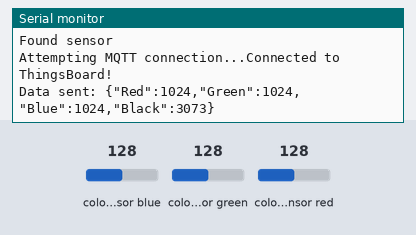
A sketch run on a simulated ESP32. On the bench: the last lines printed to the serial monitor. The inputs (shaded band) are chosen by the test bench; at power-on: colour sensor blue 128, colour sensor green 128, colour sensor red 128. WiFi joins after 1.5 s; servers stay silent unless stated; no MQTT or app messages arrive unless stated.

Above: at 2.7 s.
2.8 s: colour sensor blue set to 5
At 3.6 s:
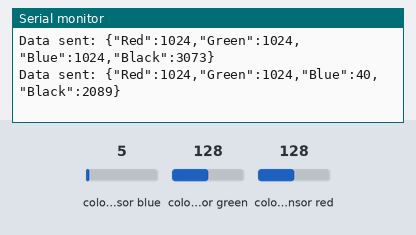
4.5 s: colour sensor green set to 5
At 6.0 s:
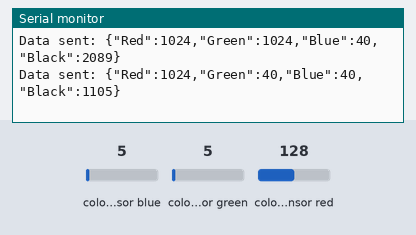
6.2 s: colour sensor red set to 5
At 7.2 s:
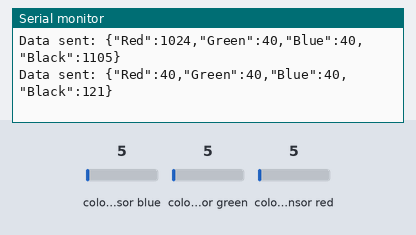
Timing chart, 0 to 9.2 s (numbered marks = the images above; inputs shaded):
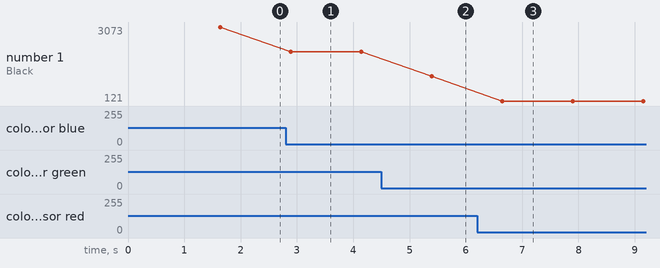

Measured:
- after the input at 2.8 s, the serial monitor: prints a new line after 0.09 s (image 1)
- after the input at 4.5 s, the serial monitor: prints a new line after 0.89 s (image 2)
- after the input at 6.2 s, the serial monitor: prints a new line after 0.45 s (image 3)
- plotted number 1: 3073 → 2089 after the input at 2.8 s, 2089 → 1105 after the input at 4.5 s, 1105 → 121 after the input at 6.2 s

The sketch:

Color_Sensor.ino
```cpp
#include <Wire.h>
#include "Adafruit_TCS34725.h"
#include <WiFi.h>
#include <PubSubClient.h>
#include <ArduinoJson.h>


// WiFi credentials
const char* ssid = "Logsun";
const char* password = "12345678";

// ThingsBoard MQTT broker details
#define THINGSBOARD_SERVER "demo.thingsboard.io" // Cloud instance
// #define THINGSBOARD_SERVER "YOUR_LOCAL_IP" // For local installation
#define TOKEN "bPvLvZYFY3fWknzLPhB1" // From ThingsBoard device dashboard


WiFiClient espClient;
PubSubClient client(espClient);
Adafruit_TCS34725 tcs = Adafruit_TCS34725(TCS34725_INTEGRATIONTIME_614MS, TCS34725_GAIN_1X);


void reconnect() {
  while (!client.connected()) {
    Serial.print("Attempting MQTT connection...");

    if (client.connect("ESP32Client", TOKEN, NULL)) {
      Serial.println("Connected to ThingsBoard!");
    } else {
      Serial.print("Failed, rc=");
      Serial.print(client.state());
      Serial.println(" Retrying in 5 seconds...");
      delay(5000);
    }
  }
}


void setup() {
  // initialize serial for debugging
  Serial.begin(9600);

  delay(10);
  Serial.println("Connecting to WiFi...");
  WiFi.begin(ssid, password);

  while (WiFi.status() != WL_CONNECTED) {
    delay(500);
    Serial.print(".");
  }

  Serial.println("");
  Serial.println("WiFi connected");
  Serial.println("IP address: ");
  Serial.println(WiFi.localIP());

   client.setServer(THINGSBOARD_SERVER, 1883); // MQTT default port

  if (tcs.begin()) {
    Serial.println("Found sensor");
  } else {
    Serial.println("No TCS34725 found ... check your connections");
    while (1);
  }

}

void loop() {
  uint16_t R=0,G=0,B=0,C=0;

  if (!client.connected()) {
    reconnect();
  }
  client.loop();

  tcs.getRawData(&R, &G, &B, &C);

  StaticJsonDocument<200> doc;
  doc["Red"] = R;
  doc["Green"] = G;
  doc["Blue"] = B;
  doc["Black"] = C;

  char payload[200];
  serializeJson(doc, payload);

  // Publish to ThingsBoard
  client.publish("v1/devices/me/telemetry", payload);
  Serial.println("Data sent: " + String(payload));
  delay(1200);
}
```
